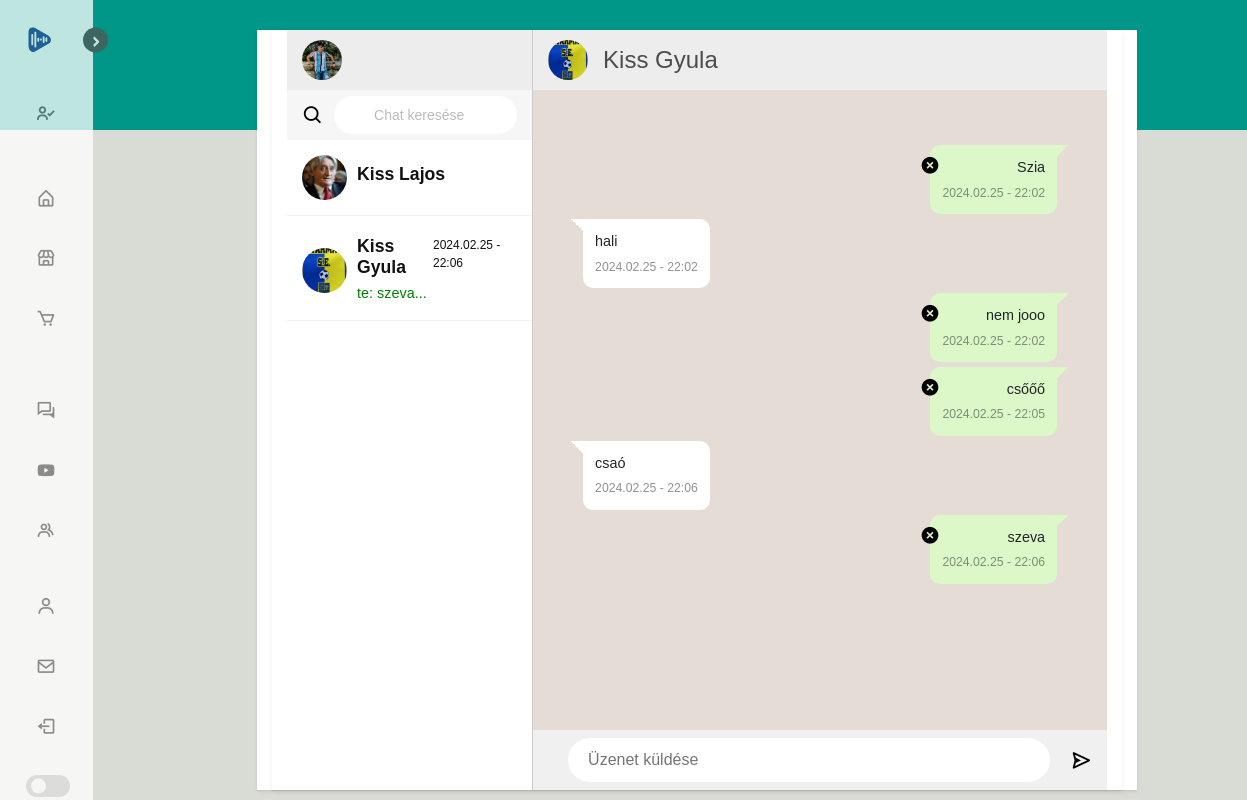
/message/ (signed in), run on an earlier commit of the app's database.
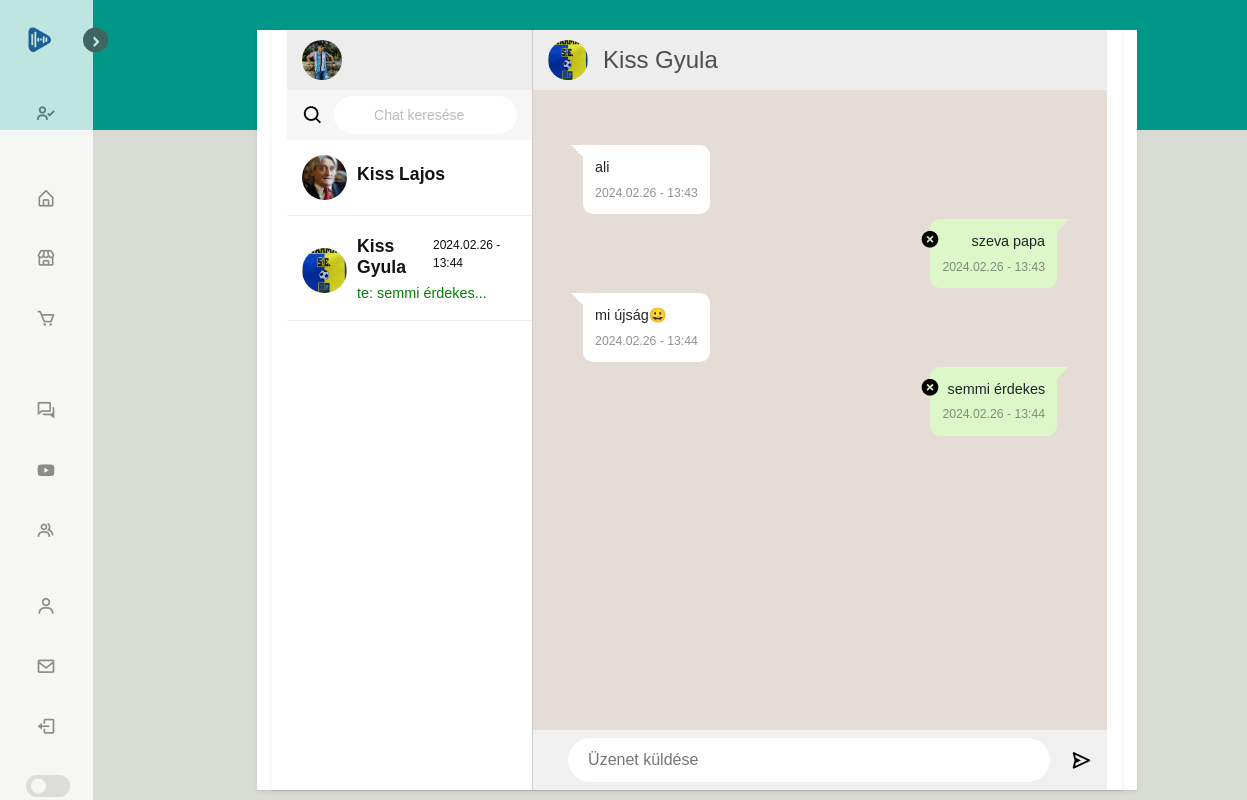
And on a later commit of the database.
### store/models.py (models this page shows, shortened)
class Customer(models.Model):
    user = models.OneToOneField(User, on_delete=models.CASCADE,  null=True, blank=True)
    name = models.CharField(max_length=200, null=True)
    email = models.CharField(max_length=200, null=True)
    phone_number = models.CharField(max_length=20, null=True, blank=True)
    follows = models.ManyToManyField("self", related_name='following',symmetrical=False, blank=True)
    followers = models.ManyToManyField("self", related_name='followed_by',symmetrical=False, blank=True)
    date_modified = models.DateTimeField(User, auto_now=True)
    image = models.ImageField(null=True, blank=True)
    description = models.CharField(max_length=500, null=True)
    last_friend = models.ForeignKey('self', on_delete=models.CASCADE, null=True, blank=True)
    def __str__(self):
        return self.name
    @property
    def imageURL(self):
        try:
            url = self.image.url
        except:
            url = ''
        return url
    @property
    def friends(self):
        user_followers = self.followers.all()
        user_following = self.follows.all()
        return user_followers.intersection(user_following)

class Message(models.Model):
    sender = models.ForeignKey(Customer, on_delete=models.CASCADE, related_name='sent_messages')
    receiver = models.ForeignKey(Customer, on_delete=models.CASCADE, related_name='received_messages')
    sent_date = models.DateTimeField(auto_now_add=True)
    content = models.TextField(default='')

### store/views.py (the view, shortened to what this page needs)
# urls.py: path('message/', views.message, name="message"),
def message(request):
    delete_message_form = DeletePostForm
    friend_query = request.GET.get('friend_name')
    form = SendMessage(request.POST or None)
    self_user = request.user.customer
    self_profile = Customer.objects.get(id=self_user.id)
    self_friends = self_profile.friends
    self_messages = Message.objects.all().filter(Q(receiver=self_profile) | Q(sender=self_profile)).order_by("sent_date")
    current_friend = self_profile.last_friend
    if is_valid_param(friend_query):
        self_profile_followers = self_profile.followers.filter(name__icontains=friend_query)
        self_profile_follows = self_profile.follows.filter(name__icontains=friend_query)
        self_friends = self_profile_followers.intersection(self_profile_follows)
    last_messages_with_friends = []
    for friend in self_profile.friends:
        last_message_with_friend = self_messages.filter(Q(sender=self_profile, receiver=friend) | Q(sender=friend, receiver=self_profile)).last()
        last_messages_with_friends.append((friend, last_message_with_friend))
    context = {'self_profile': self_profile, 'current_friend': current_friend, 'self_messages': self_messages,
               'form': form, 'last_messages_with_friends': last_messages_with_friends,'self_friends':self_friends, 'delete_message_form':delete_message_form}
    return render(request, 'store/message.html', context)

### store/templates/store/message.html (shortened to what this page needs)
{% extends 'store/main.html' %}
{% load static %}
{% block content %}
<link rel="stylesheet" href="{% static 'css/messages.css' %}" />
<body>
    <div class="container">
        <div class="leftSide">
            <div class="header">
                <div class="userimg">
                    <img src="{{self_profile.imageURL}}" alt="" class="cover">
                </div>
            </div>
            <form method="GET" action=".">
                <div class="search_chat">
                    <div style="display: flex;">
                        <button style="margin-right: 10px;" type="submit" class='send_message bx bx-search' id="friend_search"></button>
                        <input placeholder="Chat keresése" type="search" name="friend_name" id="friendInput">
                    </div>
                </div>
            </form>
            <form method="POST" id="selectFriendForm">
            <div class="chatlist">
                {% for friend in self_friends %}
                <div class="block friend" onclick="selectFriend('{{friend.name}}')">
                    <div class="imgBox">
                        <img src="{{friend.imageURL}}" class="cover">
                    </div>
                    <div class="details">
                        <div class="listHead">
                            <h4>{{friend.name}}</h4>
                            {% for actual_friend, last_message_with_friend in last_messages_with_friends %}
                                {% if last_message_with_friend and actual_friend == friend %}
                                    <p class="time">{{ last_message_with_friend.sent_date|date:'Y.m.d - H:i'}}</p>
                                {% endif %}
                            {% endfor %}
                        </div>
                        {% for actual_friend, last_message_with_friend in last_messages_with_friends %}
                            <div class="message_p">
                                {% if last_message_with_friend and friend == actual_friend %}
                                    {% if last_message_with_friend.sender == friend %}
                                        <p style="color: blue;">ő: {{ last_message_with_friend.content|slice:":30"}}...</p>
                                    {% else %}
                                        <p style="color: green;">te: {{ last_message_with_friend.content|slice:":30"}}...</p>
                                    {% endif %}
                                {% endif %}
                            </div>
                        {% endfor %}
                    </div>
                </div>
                {% endfor %}
            </div>
            </form>
        </div>
        <div class="rightSide">
            <div class="header">
                <div class="imgText">
                    <div class="userimg">
                        {% if current_friend %}
                        <img src="{{current_friend.imageURL}}" class="cover">
                        {% endif %}
                    </div>
                    {% if current_friend %}
                    <h4>{{current_friend}}</h4>
                    {% endif %}
                </div>
            </div>
            <div class="chatbox">
                <form method="POST">
                {% for message in self_messages.all %}
                    {% if message.receiver == current_friend and message.sender == self_profile %}
                    <div class="message my_msg">
                        <button class='my_msg_x bx bxs-x-circle' name="delete_message"></button>
                        <p>{{message.content}}<br><span>{{message.sent_date|date:'Y.m.d - H:i'}}</span></p>
                    </div>
                    {% elif message.sender == current_friend and message.receiver == self_profile %}
                    <div class="message friend_msg">
                        <p>{{message.content}}<br><span>{{message.sent_date|date:'Y.m.d - H:i'}}</span></p>
                    </div>
                    {% endif %}
                {% endfor %}
            </form>
            </div>
        {% if form %}
        <form id="sent_message" method=POST>
            <div class="chat_input">
                {{form.content}}
                <button type="submit" class='send_message bx bx-send'></button>
            </div>
        </form>
        {% endif %}
    </div>
</body>
{% endblock content %}

### store/templates/store/main.html (shortened to what this page needs)
<!DOCTYPE html>
{% load static %}
<html>
  <head>
    <link
      rel="stylesheet"
      href="https://stackpath.bootstrapcdn.com/bootstrap/4.4.1/css/bootstrap.min.css"
    />
    <link rel="stylesheet" href="{% static 'css/main-page.css' %}" />
    <link rel="stylesheet" href="{% static 'css/store.css' %}" />
    <link rel="stylesheet" href="{% static 'css/kezdolap.css' %}" />
    <link rel="stylesheet" href="{% static 'css/register.css' %}" />
    <link rel="stylesheet" href="{% static 'css/login.css' %}" />
    <link rel="stylesheet" href="{% static 'css/profile.css' %}" />
    <link rel="stylesheet" href="{% static 'css/forum.css' %}" />
    <link
      href="https://unpkg.com/boxicons@2.1.4/css/boxicons.min.css"
      rel="stylesheet"
    />
    <link
      rel="stylesheet"
      href="https://cdnjs.cloudflare.com/ajax/libs/font-awesome/6.5.1/css/all.min.css"
    />
  </head>
  <body>
    <nav class="sidebar close" id="sidebar">
      <header>
        <div class="image-text">
          <span class="image" style="margin-left: 2.5vh">
            <img src="{% static 'images/logo1.png' %}" />
          </span>
        </div>
        <i class="bx bx-chevron-right toggle"></i>
      </header>
      <div class="menu-bar">
        <div class="menu">
          <ul class="menu-links">
            <li class="nav-link basic">
              {% if request.user.id is None %}
              <i class="bx bx-user-x icon"></i>
              <span class="text nav-text"
                >Köszöntünk<br /><strong>Vendégfelhasználó</strong></span
              >
              {% else %}
              <i class="bx bx-user-check icon"></i>
              {% endif %}
            </li>
            <li class="nav-link">
              <a href="{% url 'home' %}">
                <i class="bx bx-home-alt icon"></i>
              </a>
            </li>
            <li class="nav-link">
              <a href="{% url 'store' %}">
                <i class="bx bx-store icon"></i>
              </a>
            </li>
            <li class="nav-link bottom">
              <a href="{% url 'cart' %}">
                <i class="bx bx-cart icon"></i>
              </a>
            </li>
            {% if request.user.id is not None %}
            <li class="nav-link basic">
              <a href="{% url 'forum' %}">
                <i class="bx bx-conversation icon"></i>
              </a>
            </li>
            {% else %}
            <li class="nav-link basic"></li>
            {% endif %}
            <li class="nav-link">
              <a href="https://www.youtube.com/watch?v=cf5xI0FG1_I&ab_channel=Hurvinyek" target="_blank">
                <i class="bx bxl-youtube icon"></i>
              </a>
            </li>
            <li class="nav-link">
              <a href="https://www.youtube.com/watch?v=cf5xI0FG1_I&ab_channel=Hurvinyek" target="_blank">
                <i class="bx bx-group icon"></i>
              </a>
            </li>
          </ul>
        </div>
        <div class="bottom-content">
          <ul>
            {% if request.user.id is None %}
            <li class="nav-link">
              <a href="{% url 'register' %}">
                <i class="bx bx-log-in icon"></i>
                <span class="text nav-text"
                  >Regisztráció/<br />Bejelentkezés</span
                >
              </a>
            </li>
            {% else %}
            <li class="nav-link">
              <a href="{% url 'profile' request.user.id %}">
                <i class="bx bx-user icon"></i>
              </a>
            </li>
            <li class="nav-link">
              <a href="{% url 'message' %}">
                <i class="bx bx-envelope icon"></i>
              </a>
            </li>
            <li class="nav-link">
              <a href="{% url 'logout' %}">
                <i class="bx bx-log-out icon"></i>
              </a>
            </li>
            {% endif %}
            <li class="mode nav-link">
              <div class="toggle-switch">
                <span class="switch"></span>
              </div>
            </li>
          </ul>
        </div>
      </div>
    </nav>
    <section class="home">
      <div class="container" style="max-width: 75%; margin-top: 30px">
        {% block content %} {% endblock content %}
      </div>
    </section>
  </body>
</html>

What changed in the data, as far as the page shows it:
removed Message: content "Szia", sent_date "2024.02.25 - 22:02"
removed Message: content "hali", sent_date "2024.02.25 - 22:02"
removed Message: content "nem jooo", sent_date "2024.02.25 - 22:02"
removed Message: content "csőőő", sent_date "2024.02.25 - 22:05"
removed Message: content "csaó", sent_date "2024.02.25 - 22:06"
removed Message: content "szeva", sent_date "2024.02.25 - 22:06"
computed for Customer "Kiss Gyula": sent_date "2024.02.25 - 22:06" → "2024.02.26 - 13:44"; content "szeva" → "semmi érdekes"
added Message: content "ali", sent_date "2024.02.26 - 13:43"
added Message: content "szeva papa", sent_date "2024.02.26 - 13:43"
added Message: content "mi újság😀", sent_date "2024.02.26 - 13:44"
added Message: content "semmi érdekes", sent_date "2024.02.26 - 13:44"
